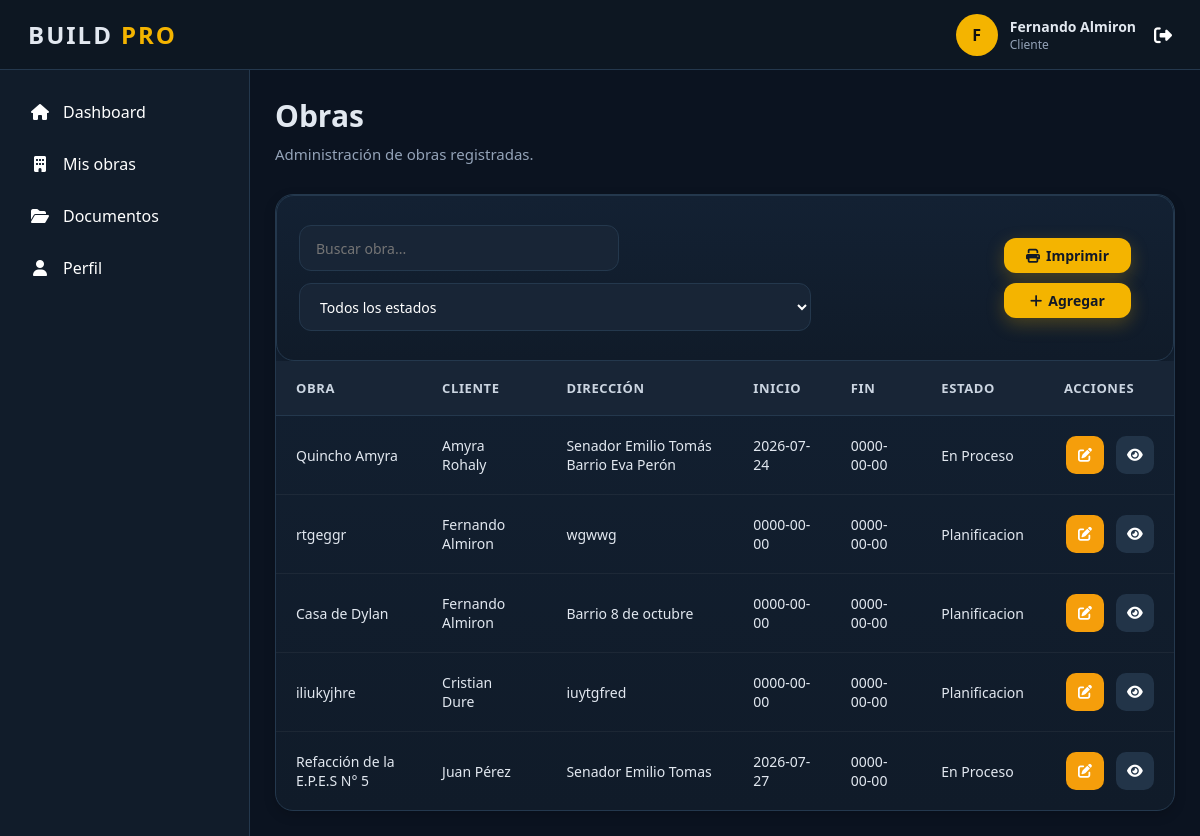
/vistas/obras/index.php (signed in), run on the app's committed database.
### tables this page shows
CREATE TABLE `obra` (
  `id_obra` int(11) NOT NULL,
  `id_usuario` int(11) NOT NULL,
  `nombre_obra` varchar(150) NOT NULL,
  `direccion` varchar(255) NOT NULL,
  `descripcion` text DEFAULT NULL,
  `fecha_inicio` date DEFAULT NULL,
  `fecha_fin` date DEFAULT NULL,
  `estado` enum('Planificacion','En Proceso','Finalizada','Cancelada','Suspendida') DEFAULT 'Planificacion',
  `activo` tinyint(1) NOT NULL DEFAULT 1
);

CREATE TABLE `usuario` (
  `id_usuario` int(11) NOT NULL,
  `id_rol` int(11) NOT NULL,
  `nombre` varchar(100) NOT NULL,
  `apellido` varchar(100) NOT NULL,
  `documento` varchar(20) DEFAULT NULL,
  `correo` varchar(150) NOT NULL,
  `contraseña` varchar(255) NOT NULL,
  `telefono` varchar(20) DEFAULT NULL,
  `direccion` varchar(255) DEFAULT NULL,
  `salario` decimal(12,2) DEFAULT NULL,
  `id_cargo` int(11) DEFAULT NULL,
  `fecha_registro` datetime DEFAULT current_timestamp(),
  `estado` tinyint(1) DEFAULT 1 COMMENT '1=Activo, 0=Inactivo'
);

### modelos/Conexion.php (called while the page is built)
<?php
class Conexion {
    private $host = "localhost";
    private $usuario = "root";
    private $password = "";
    private $baseDatos = "constructora";
    public function conectar(){
        try {
            $conexion = new PDO(
                "mysql:host=".$this->host.";dbname=".$this->baseDatos.";charset=utf8",
                $this->usuario,
                $this->password
            );
            $conexion->setAttribute(
                PDO::ATTR_ERRMODE,
                PDO::ERRMODE_EXCEPTION
            );
            return $conexion;
        } catch(PDOException $e){
            die("Error de conexión: ".$e->getMessage());
        }
    }
}
?>

### modelos/Obra.php (called while the page is built, shortened)
<?php
require_once "Conexion.php";
class Obra
{
    private $conexion;
    public function __construct()
    {
        $db = new Conexion();
        $this->conexion = $db->conectar();
    }
    public function obtenerTodos()
    {
        $sql = "SELECT
    o.id_obra,
    o.nombre_obra,
    o.direccion,
    o.fecha_inicio,
    o.fecha_fin,
    o.estado,
    u.nombre AS nombre_cliente,
    u.apellido AS apellido_cliente
FROM obra o
INNER JOIN usuario u
    ON o.id_usuario = u.id_usuario";
        $consulta = $this->conexion->prepare($sql);
        $consulta->execute();
        return $consulta->fetchAll(PDO::FETCH_ASSOC);
    }
}

### vistas/obras/index.php (the view, shortened to what this page needs)
<?php
require_once "../../modelos/Obra.php";
$obra = new Obra();
$obras = $obra->obtenerTodos();
require_once "../../layouts/header.php";
require_once "../../layouts/sidebar.php";
?>
<main class="content">
    <div class="page-title no-print">
        <h1>Obras</h1>
        <p>
            Administración de obras registradas.
        </p>
    </div>
    <div class="table-container">
        <div class="toolbar no-print">
            <div class="toolbar-left">
                <input
                    type="text"
                    id="buscarObra"
                    class="search-box"
                    placeholder="Buscar obra...">
                <select id="filtroEstado" class="filter">
                    <option value="">
                        Todos los estados
                    </option>
                </select>
            </div>
            <div style="display: flex; flex-direction: column; margin: 20px;">
                <button
                    onclick="window.print()"
                    class="btn btn-primary"
                    style="margin-bottom: 10px;">
                    <i class="fa-solid fa-print"></i>
                    Imprimir
                </button>
                <a
                    href="agregar.php"
                    class="btn btn-primary">
                    <i class="fa-solid fa-plus"></i>
                    Agregar
                </a>
            </div>
        </div>
        <table
            class="table"
            id="tablaObras">
            <thead>
                <tr>
                    <th>Obra</th>
                    <th>Cliente</th>
                    <th>Dirección</th>
                    <th>Inicio</th>
                    <th>Fin</th>
                    <th>Estado</th>
                    <th class="no-print">
                        Acciones
                    </th>
                </tr>
            </thead>
            <tbody>
                <?php foreach ($obras as $o) { ?>
                    <tr>
                        <td>
                            <?= $o["nombre_obra"] ?>
                        </td>
                        <td>
                            <?= $o["nombre_cliente"] . " " . $o["apellido_cliente"] ?>
                        </td>
                        <td>
                            <?= $o["direccion"] ?>
                        </td>
                        <td>
                            <?= $o["fecha_inicio"] ?>
                        </td>
                        <td>
                            <?= $o["fecha_fin"] ?>
                        </td>
                        <td>
                            <?= $o["estado"] ?>
                        </td>
                        <td class="no-print">
                            <div class="table-actions">
                            <a href="editar.php?id=<?= $o["id_obra"] ?>" class="btn btn-warning">
                                <i class="fa-solid fa-pen-to-square"></i>
                            </a>
                            <a href="ver.php?id=<?= $o["id_obra"] ?>" class="btn btn-secondary">
                                <i class="fa-solid fa-eye"></i>
                            </a>
                            </div>
                        </td>
                    </tr>
                <?php } ?>
            </tbody>
        </table>
    </div>
</main>
<?php
require_once "../../layouts/footer.php";
?>

### layouts/header.php (shortened to what this page needs)
<!DOCTYPE html>
<html lang="es">
<head>
    <link rel="stylesheet" href="https://cdnjs.cloudflare.com/ajax/libs/font-awesome/6.7.2/css/all.min.css">
    <link rel="stylesheet" href="/empresa_constructora/assets/css/layout.css">
    <link rel="stylesheet" href="/empresa_constructora/assets/css/components.css">
</head>
<body>
<header class="navbar no-print">
    <div class="logo">
        BUILD<span>PRO</span>
    </div>
    <div class="navbar-right">
        <div class="user">
            <div class="avatar">
                <?= strtoupper(substr($_SESSION['usuario']['nombre'],0,1)); ?>
            </div>
            <div class="user-info">
                <h4>
                    <?= $_SESSION['usuario']['nombre']." ".$_SESSION['usuario']['apellido']; ?>
                </h4>
                <p>
                    <?= $_SESSION['usuario']['rol']; ?>
                </p>
            </div>
        </div>
        <a
        href="/empresa_constructora/controladores/LogoutController.php"
        class="logout">
            <i class="fa-solid fa-right-from-bracket"></i>
        </a>
    </div>
</header>
<div class="container">

### layouts/sidebar.php
<?php
require_once __DIR__ . "/../config/menu.php";
$rol = $_SESSION['usuario']['rol'];
?>
<aside class="sidebar">
    <?php foreach ($menu[$rol] as $item) { ?>
        <a href="<?= $item[2] ?>">
            <i class="<?= $item[0] ?>"></i>
            <span>
                <?= $item[1] ?>
            </span>
        </a>
    <?php } ?>
</aside>

### layouts/footer.php (shortened to what this page needs)
</div>
</body>
</html>

### assets/css/layout.css (style rules this page uses)
:root { --bg:#070d14; --surface:#111e2b; --surface-light:#182838; --surface-hover:#223448; --primary:#ffb703; --primary-hover:#fb8500; --text:#ffffff; --text-secondary:#94a3b8; --border:rgba(255,255,255,.08); --sidebar-width:250px; --navbar-height:70px; --radius:14px; --shadow: 0 8px 30px rgba(0,0,0,.25); }
* { margin:0; padding:0; box-sizing:border-box; font-family:"Segoe UI",sans-serif; }
html, body { width:100%; min-height:100%; overflow-x:hidden; }
body { background:var(--bg); color:var(--text); }
.navbar { position:fixed; top:0; left:0; right:0; height:var(--navbar-height); background:#0d1722; border-bottom:1px solid var(--border); display:flex; justify-content:space-between; align-items:center; padding:0 28px; z-index:1100; }
.logo { display:flex; align-items:center; gap:8px; font-size:24px; font-weight:800; letter-spacing:2px; }
.logo span { color:var(--primary); }
.navbar-right { display:flex; align-items:center; gap:18px; }
.user { display:flex; align-items:center; gap:12px; }
.avatar { width:42px; height:42px; border-radius:50%; background:var(--primary); color:#111; font-weight:700; display:flex; justify-content:center; align-items:center; }
.user-info h4 { font-size:14px; }
.user-info p { font-size:12px; color:var(--text-secondary); }
.logout { color:white; font-size:18px; transition:.25s; }
.sidebar { position:fixed; top:var(--navbar-height); left:0; bottom:0; width:var(--sidebar-width); background:var(--surface); border-right:1px solid var(--border); padding:18px 14px; overflow-y:auto; transition:.3s; z-index:1050; }
.sidebar a { display:flex; align-items:center; gap:12px; color:white; text-decoration:none; padding:13px 15px; border-radius:12px; transition:.25s; margin-bottom:4px; }
.sidebar a i { width:22px; text-align:center; }
.content { margin-left:var(--sidebar-width); margin-top:var(--navbar-height); min-height:calc(100vh - var(--navbar-height)); padding:30px; background:var(--bg); }
.page-title { margin-bottom:25px; }
.page-title h1 { font-size:30px; font-weight:700; margin-bottom:8px; }
.page-title p { color:var(--text-secondary); font-size:15px; }
@media (max-width:1200px) { .content { padding:25px; } }
.sidebar { transition: left .30s ease, width .30s ease; }
.content { transition: margin-left .30s ease, width .30s ease, padding .30s ease; }
.sidebar a { transition: background .25s, color .25s, transform .20s; }
table { width:100%; }
button, input, select, textarea { font:inherit; }
a { color:inherit; }

### data on the page
obra: nombre_obra "Quincho Amyra", id_usuario.nombre "Amyra", id_usuario.apellido "Rohaly", direccion "Senador Emilio Tomás Barrio Eva Perón", fecha_inicio "2026-07-24", fecha_fin "0000-00-00", estado "En Proceso"
obra: nombre_obra "rtgeggr", id_usuario.nombre "Fernando", id_usuario.apellido "Almiron", direccion "wgwwg", fecha_inicio "0000-00-00", fecha_fin "0000-00-00", estado "Planificacion"
obra: nombre_obra "Casa de Dylan", id_usuario.nombre "Fernando", id_usuario.apellido "Almiron", direccion "Barrio 8 de octubre", fecha_inicio "0000-00-00", fecha_fin "0000-00-00", estado "Planificacion"
obra: nombre_obra "iliukyjhre", id_usuario.nombre "Cristian", id_usuario.apellido "Dure", direccion "iuytgfred", fecha_inicio "0000-00-00", fecha_fin "0000-00-00", estado "Planificacion"
obra: nombre_obra "Refacción de la E.P.E.S N° 5", id_usuario.nombre "Juan", id_usuario.apellido "Pérez", direccion "Senador Emilio Tomas", fecha_inicio "2026-07-27", fecha_fin "0000-00-00", estado "En Proceso"

### other printed values
substr($_SESSION['usuario']['nombre'],0,1) "F"
$_SESSION['usuario']['nombre'] "Fernando"
$_SESSION['usuario']['apellido'] "Almiron"
$_SESSION['usuario']['rol'] "Cliente"
$item[1] "Dashboard"
$item[1] "Mis obras"
$item[1] "Documentos"
$item[1] "Perfil"
